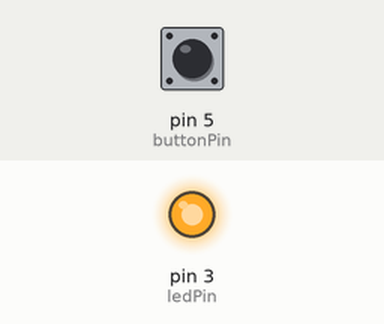
A sketch run on a simulated Arduino Nano, built with avr-gcc and run on an emulated ATmega328P. On the bench: output pins drawn as LEDs (lit = HIGH). Dashed ring = blinking. The test bench sets the inputs (shaded band); at power-on: pin 5 (buttonPin) HIGH. What the sketch prints to the serial monitor is not drawn.

Above: at 1.2 s.
1.3 s: pin 5 (buttonPin) pulled LOW for 0.15 s
At 1.38 s:
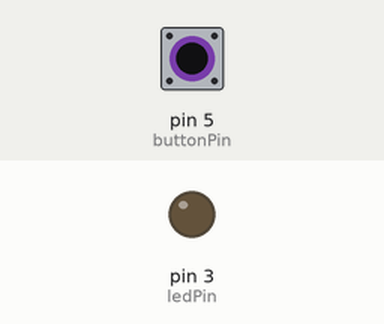
2.9 s: pin 5 (buttonPin) pulled LOW for 1 s
At 4.9 s:
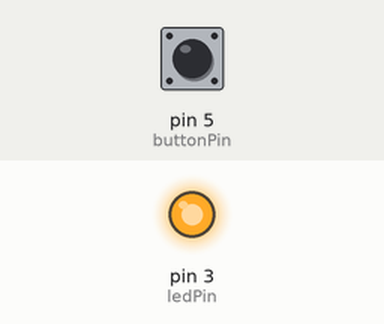
6.9 s: pin 5 (buttonPin) pulsed LOW 2 times (0.12 s each, 0.3 s apart)
At 7.11 s:
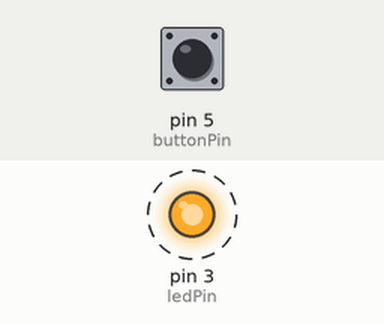
10.5 s: pin 5 (buttonPin) pulsed LOW 5 times (0.12 s each, 0.3 s apart)
At 12.9 s:
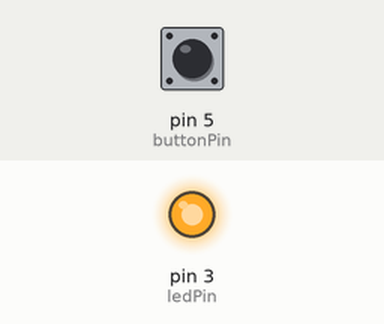
Timing chart, 0 to 14.4 s (numbered marks = the images above; inputs shaded):
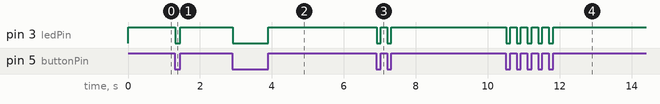

Measured:
- after the input at 1.3 s, pin 3 (ledPin): HIGH → LOW at once, → HIGH 0.14 s later
- after the input at 2.9 s, pin 3 (ledPin): HIGH → LOW at once, → HIGH 0.99 s later
- after the input at 6.9 s, pin 3 (ledPin): alternates HIGH for 0.18 s and LOW for 0.11 s, 4 changes in all, then stays HIGH, starting at once
- after the input at 10.5 s, pin 3 (ledPin): alternates HIGH for 0.18 s and LOW for 0.12 s, 10 changes in all, then stays HIGH, starting at once

The sketch:

hw3-2-1.ino
```cpp
// PART 1: BUTTON CONTROLS LED
// Arduino Nano

const int buttonPin = 5;
const int ledPin = 3;

void setup() {
  Serial.begin(9600);
  pinMode(buttonPin, INPUT_PULLUP);
  pinMode(ledPin, OUTPUT);
}

void loop() {

  int buttonState = digitalRead(buttonPin);

  if (buttonState == LOW) {
    digitalWrite(ledPin, LOW);  // LED ON

  }

  else {
    digitalWrite(ledPin, HIGH);   // LED OFF
    Serial.println("button pressed");
  }
}
```
